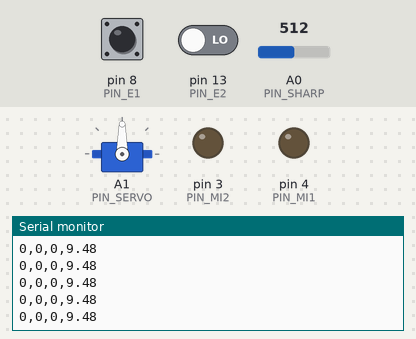
This sketch was run on a simulated Arduino Uno, built with avr-gcc and run on an emulated ATmega328P. Parts: servo, output pins drawn as LEDs (lit = HIGH), the last lines printed to the serial monitor. The inputs (shaded band) are chosen by the test bench; at power-on: A0 (PIN_SHARP) = 512, pin 8 (PIN_E1) LOW, pin 13 (PIN_E2) LOW.

Above: at 1.2 s.
1.3 s: A0 (PIN_SHARP) set to 0
At 1.8 s:
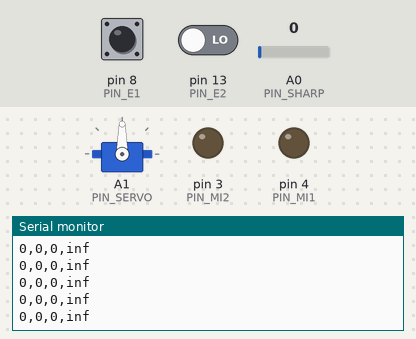
3.2 s: pin 8 (PIN_E1) pulsed HIGH 5 times (0.12 s each, 0.3 s apart)
At 4.1 s:
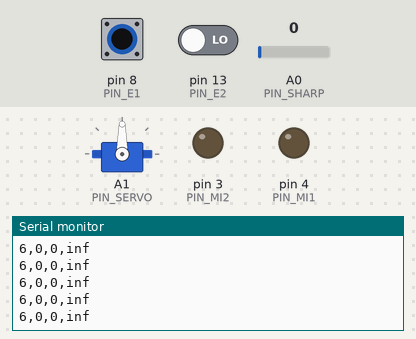
Timing chart, 0 to 6.2 s (numbered marks = the images above; inputs shaded):
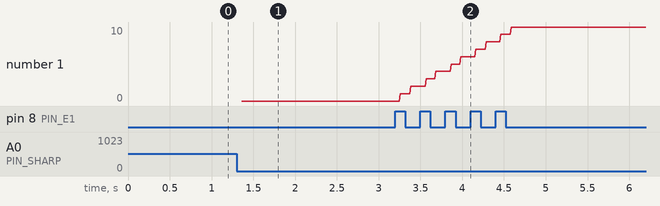

Measured:
- after the input at 1.3 s, the serial monitor: prints a new line after 0.06 s (image 1)
- after the input at 3.2 s, the serial monitor: prints a new line after 0.06 s (image 2)
- plotted number 1: 0 → 10 after the input at 3.2 s

The sketch:

tres_en_uno_v03.ino
```cpp
// Robot Móvil con IA
// Equipo Dinamita
// Puede recibir 6 comando por puerto serial
// 'A' avanza
// 'P' para
// 'I' izquierda
// 'D' derecha
// '1' rotar servo a la izquierda
// '2' rotar servo a la derecha

// definición de pines
#define PIN_E1 8  //encoder 1
#define PIN_E2 13 //encoder 2
#define PIN_MI1 4  //motor izquierdo 1
#define PIN_MI2 3  //motor izquierdo 2
#define PIN_MD1 4  //motor derecho 1
#define PIN_MD2 3  //motor derecho 2
#define PIN_SHARP A0 //sensor sharp
#define PIN_SERVO A1 //servomotor

// crear objeto para el sensor Sharp
#include "Sharp.h"
Sharp sharp1(PIN_SHARP);

// crear objetos para encoders
#include "Encoder.h"
Encoder encoder1(PIN_E1);
Encoder encoder2(PIN_E2);

// crear objeto para el servo
#include <Servo.h>
Servo myservo;

// Variables globales
int pos = 0; // posición del servo
int incre = 0; //incremento de posición del servo
int pwm_i = 0; //pwm aplicado al motor izquierdo
int pwm_d = 0; //pwm aplicado al motor derecho
int delta_i = 0; //pulsos que debe sumar o restar el encoder izquierdo
int delta_d = 0; //pulsos que debe sumar o restar el encoder derecho
int meta_i = 0; //posición a la que debe llegar la rueda izquierda
int meta_d = 0; //posición a la que debe llegar la rueda derecha

// buffers para recibir valores por el puerto serial
// Los comandos son número enteros separados por coma,
// para indicar el final de la cadena se usa salto de línea (\n)
char buffer_entrada[8]; //buffer de entrada
byte buffer_pos = 0; //posición dentro del buffer
int  arr_int[4]; //para guardar valores convertidos a enteros
byte arr_pos = 0; //posición en el array de enteros

void setup() {
  // entradas para encoders
  pinMode(PIN_E1, INPUT);
  pinMode(PIN_E2, INPUT);

  // salidas para motores
  pinMode(PIN_MI1, OUTPUT); //izq 1
  pinMode(PIN_MI2, OUTPUT); //izq 2
  pinMode(PIN_MD1, OUTPUT); //der 1
  pinMode(PIN_MD2, OUTPUT); //der 2

  // asignar pin al servo
  myservo.attach(PIN_SERVO);

  // iniciar comunicación serial
  Serial.begin(9600);

  //debug
  //pinMode(13, OUTPUT);
}

void loop() {
  while (Serial.available() > 0) {
    char c = Serial.read(); //obtener 1 caracter

    if (c == ',' or c == '\n') { //si hay un separador
      buffer_entrada[buffer_pos] = 0; //null terminator
      buffer_pos = 0; //volver al inicio

      // convertir a entero
      arr_int[arr_pos] = atoi(buffer_entrada);

      if (c == '\n') {//ultimo comando
        arr_pos = 0;

        //verficar conversión
        //if (arr_int[0] == 133 and arr_int[1] == 2 and arr_int[2] == 200 and arr_int[3] == 42) digitalWrite(13, 1);
        //if (arr_int[0] == -77) digitalWrite(13, 0);
        delta_i = arr_int[0];
        delta_d = arr_int[1];
        pwm_i = arr_int[2] * sign(delta_i);
        pwm_d = arr_int[3] * sign(delta_d);

        // calcular posición meta
        meta_i += delta_i;
        meta_d += delta_d;
      }
      else {
        arr_pos ++; //incrementar posición en array
      }
    }
    else { //si no es un separador
      buffer_entrada[buffer_pos] = c; //agregar caracter
      buffer_pos ++; //incrementar posición
    }
  } //fin  while Serial.available

  // Mover motor izquierdo
  if ((delta_i < 0 and encoder1.cont > meta_i) or (delta_i > 0 and encoder1.cont < meta_i)) {
    if (pwm_i < 0) {//reversa
      analogWrite(PIN_MI1, 0);
      analogWrite(PIN_MI2, abs(pwm_i));
    }
    else {//adelante
      analogWrite(PIN_MI1, pwm_i);
      analogWrite(PIN_MI2, 0);
    }
  }
  // Mover motor derecho
  if ((delta_d < 0 and encoder2.cont > meta_d) or (delta_d > 0 and encoder2.cont < meta_d)) {
    if (pwm_d < 0) {//reversa
      analogWrite(PIN_MD1, 0);
      analogWrite(PIN_MD2, abs(pwm_d));
    }
    else {//adelante
      analogWrite(PIN_MD1, pwm_d);
      analogWrite(PIN_MD2, 0);
    }
  }
  // Detectar pulsos
  encoder1.pulso( pwm_i);
  encoder2.pulso( pwm_d);

  // rotar servo
  if ((incre < 0 and pos > 0) or (incre > 0 and pos < 180)) {
    pos += incre;
    myservo.write(pos);
  }

  // Enviar información de encoders, servo y sensor
  // Valores separados por comas
  Serial.print(encoder1.cont);
  Serial.print(',');
  Serial.print(encoder2.cont);
  Serial.print(',');
  Serial.print(pos);
  Serial.print(',');
  Serial.println(sharp1.distancia(10));

  delay(9); //retardo entre loops
}

// Función signo
int sign(int x) {
  if (x < 0) return -1;
  if (x == 0) return 0;
  return 1;
}
```

Encoder.h
```cpp
class Encoder
{
  public:
    int pin; //pin al que esta conectado
    byte e = 0; //estado
    byte ePrev = 0; //estado previo
    int cont = 0; //contador de pulsos
    int signo = 1; //indica el signo de la rotación (positivo o negativo, avance o reversa)

    //ctor
    Encoder (int p): pin(p) {}

    //método para detectar pulso
    byte pulso(int s) {
      if (s > 0) signo = 1; //obtener signo de rotación
      if (s < 0) signo = -1;

      e = digitalRead(pin); //estado actual
      byte r = (e != ePrev); //comparar con el estado previo

      if (r == true) //si el estado cambió
        cont += signo; //sumar o restar al contador de pulsos

      ePrev = e; //actualizar estado previo
      return r; //devolver resultado
    }
};
```

Sharp.h
```cpp
class Sharp {
  public:
    int pin; //pin al que está conectado
    //float d; //distancia en cm

    //ctor
    Sharp (int p): pin(p) {}

    //método para leer distancia
    //toma n muestras y obtiene el promedio
    //después usa una función exponencial para calcular la distancia en cm
    float distancia(int n)
    {
      long suma = 0;
      for (int i = 0; i < n; i++)
      {
        suma = suma + analogRead(pin);
      }
      float adc = suma / n;
      float distancia_cm = 17569.7 * pow(adc, -1.2062);
      return (distancia_cm);
    }
};
```
